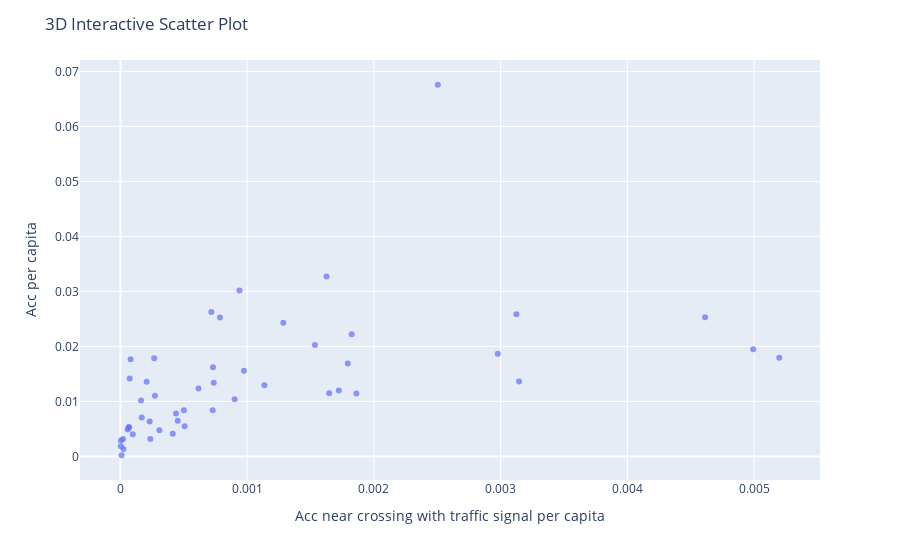

Here is the notebook cell this chart was saved with:
### Code cell
fig = px.scatter(
    Acc_and_pop_counts,
    x='Acc near crossing with traffic signal per capita',
    y='Acc per capita',
    #z='Acc tot',
    hover_name='State',
    size_max=18,
    opacity=0.7,
)

fig.update_layout(title='3D Interactive Scatter Plot')

### Figure 1 — Plotly figure (JSON) as saved in the notebook; plotly's stock layout.template omitted (floating-point values rounded to 4 significant figures)
{"data": [{"hovertemplate": "<b>%{hovertext}</b><br><br>Acc near crossing with traffic signal per capita=%{x}<br>Acc per capita=%{y}<extra></extra>", "hovertext": ["AL", "AZ", "AR", "CA", "CO", "CT", "DE", "DC", "FL", "GA", "ID", "IL", "IN", "IA", "KS", "KY", "LA", "ME", "MD", "MA", "MI", "MN", "MS", "MO", "MT", "NE", "NV", "NH", "NJ", "NM", "NY", "NC", "ND", "OH", "OK", "OR", "PA", "RI", "SC", "SD", "TN", "TX", "UT", "VT", "VA", "WA", "WV", "WI", "WY"], "legendgroup": "", "marker": {"color": "#636efa", "opacity": 0.7, "symbol": "circle"}, "mode": "markers", "name": "", "orientation": "v", "showlegend": false, "type": "scatter", "x": [0.0002662, 0.005199, 5.711e-05, 0.0009391, 0.001723, 0.0002068, 0.0009011, 0.002977, 0.003124, 0.0006156, 0.0002354, 0.001862, 0.0004382, 0.0002304, 6.808e-05, 0.0004518, 0.0007851, 2.201e-06, 0.0007301, 0.0007276, 0.0007363, 0.0007169, 9.726e-05, 0.0001623, 8.024e-05, 0.003145, 0.0005068, 0.0001677, 0.0002719, 0.0004127, 0.001136, 0.004613, 2.054e-05, 0.0005005, 0.004993, 0.001626, 0.0009743, 7.29e-05, 0.002504, 9.022e-06, 0.001534, 0.001794, 0.001825, 2.333e-05, 0.001285, 0.001647, 6.578e-05, 0.0003071, 3.467e-06], "xaxis": "x", "y": [0.01786, 0.01796, 0.004885, 0.03017, 0.012, 0.01358, 0.0104, 0.01866, 0.02584, 0.01234, 0.003189, 0.01143, 0.007816, 0.006332, 0.005249, 0.00651, 0.02524, 0.001854, 0.01619, 0.008413, 0.01338, 0.02625, 0.004053, 0.01018, 0.01766, 0.0136, 0.005469, 0.007084, 0.01105, 0.004141, 0.01296, 0.02532, 0.003171, 0.0084, 0.0195, 0.03272, 0.01558, 0.01415, 0.06757, 0.0002165, 0.02026, 0.0169, 0.02221, 0.001351, 0.02429, 0.01147, 0.005369, 0.004777, 0.002904], "yaxis": "y"}], "layout": {"legend": {"tracegroupgap": 0}, "margin": {"t": 60}, "title": {"text": "3D Interactive Scatter Plot"}, "xaxis": {"anchor": "y", "domain": [0, 1], "title": {"text": "Acc near crossing with traffic signal per capita"}}, "yaxis": {"anchor": "x", "domain": [0, 1], "title": {"text": "Acc per capita"}}}}
